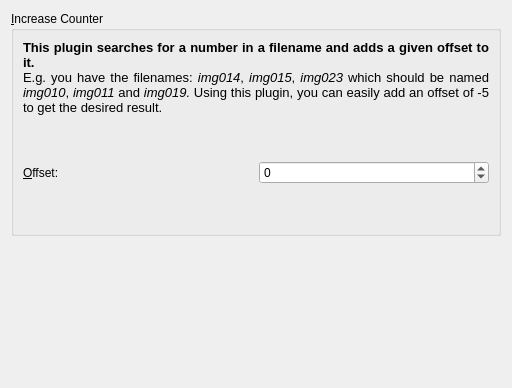
<ui version="4.0" >
 <class>IncreaseCounterPluginWidget</class>
 <widget class="QWidget" name="IncreaseCounterPluginWidget" >
  <property name="geometry" >
   <rect>
    <x>0</x>
    <y>0</y>
    <width>512</width>
    <height>388</height>
   </rect>
  </property>
  <property name="windowTitle" >
   <string>Form</string>
  </property>
  <layout class="QVBoxLayout" name="verticalLayout_2" >
   <item>
    <widget class="QGroupBox" name="groupBox" >
     <property name="title" >
      <string>&amp;Increase Counter</string>
     </property>
     <layout class="QVBoxLayout" name="verticalLayout" >
      <item>
       <widget class="QLabel" name="label" >
        <property name="text" >
         <string>&lt;!DOCTYPE HTML PUBLIC "-//W3C//DTD HTML 4.0//EN" "http://www.w3.org/TR/REC-html40/strict.dtd">
&lt;html>&lt;head>&lt;meta name="qrichtext" content="1" />&lt;style type="text/css">
p, li { white-space: pre-wrap; }
&lt;/style>&lt;/head>&lt;body style=" font-family:'DejaVu Sans'; font-size:10pt; font-weight:400; font-style:normal;">
&lt;p align="justify" style=" margin-top:0px; margin-bottom:0px; margin-left:0px; margin-right:0px; -qt-block-indent:0; text-indent:0px;">&lt;span style=" font-weight:600;">This plugin searches for a number in a filename and adds a given offset to it. &lt;/span>&lt;/p>
&lt;p align="justify" style=" margin-top:0px; margin-bottom:0px; margin-left:0px; margin-right:0px; -qt-block-indent:0; text-indent:0px;">E.g. you have the filenames: &lt;span style=" font-style:italic;">img014&lt;/span>, &lt;span style=" font-style:italic;">img015&lt;/span>, &lt;span style=" font-style:italic;">img023&lt;/span> which should be named&lt;span style=" font-style:italic;"> img010&lt;/span>, &lt;span style=" font-style:italic;">img011&lt;/span> and &lt;span style=" font-style:italic;">img019. &lt;/span>Using this plugin, you can easily add an offset of -5 to get the desired result.&lt;/p>&lt;/body>&lt;/html></string>
        </property>
        <property name="wordWrap" >
         <bool>true</bool>
        </property>
       </widget>
      </item>
      <item>
       <spacer name="verticalSpacer_2" >
        <property name="orientation" >
         <enum>Qt::Vertical</enum>
        </property>
        <property name="sizeHint" stdset="0" >
         <size>
          <width>20</width>
          <height>40</height>
         </size>
        </property>
       </spacer>
      </item>
      <item>
       <layout class="QHBoxLayout" name="horizontalLayout" >
        <item>
         <widget class="QLabel" name="label_2" >
          <property name="text" >
           <string>&amp;Offset:</string>
          </property>
          <property name="buddy" >
           <cstring>spinOffset</cstring>
          </property>
         </widget>
        </item>
        <item>
         <widget class="QSpinBox" name="spinOffset" >
          <property name="minimum" >
           <number>-10000</number>
          </property>
          <property name="maximum" >
           <number>10000</number>
          </property>
         </widget>
        </item>
       </layout>
      </item>
      <item>
       <spacer name="verticalSpacer_3" >
        <property name="orientation" >
         <enum>Qt::Vertical</enum>
        </property>
        <property name="sizeHint" stdset="0" >
         <size>
          <width>20</width>
          <height>40</height>
         </size>
        </property>
       </spacer>
      </item>
     </layout>
    </widget>
   </item>
   <item>
    <spacer name="verticalSpacer" >
     <property name="orientation" >
      <enum>Qt::Vertical</enum>
     </property>
     <property name="sizeHint" stdset="0" >
      <size>
       <width>20</width>
       <height>94</height>
      </size>
     </property>
    </spacer>
   </item>
  </layout>
 </widget>
 <resources/>
 <connections/>
</ui>
